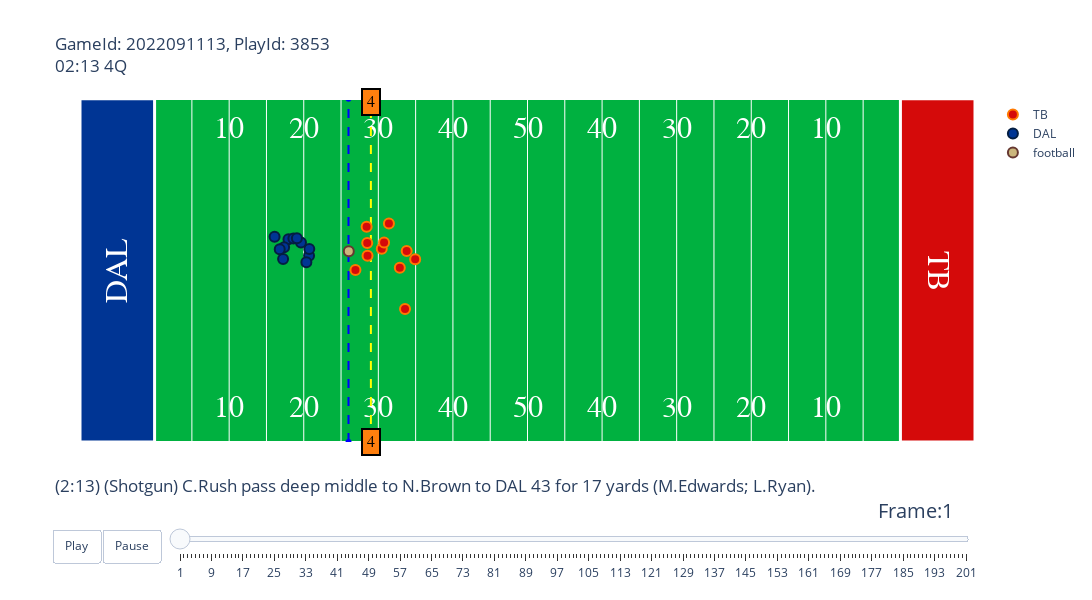

Notebook cell for this chart:
### Code cell
gid = 2022091113
pid = 3853

draw.animate_play(games=games, tracking_df=tracking_df,
             play_df=plays, players=players, gameId=gid,
             playId=pid)
